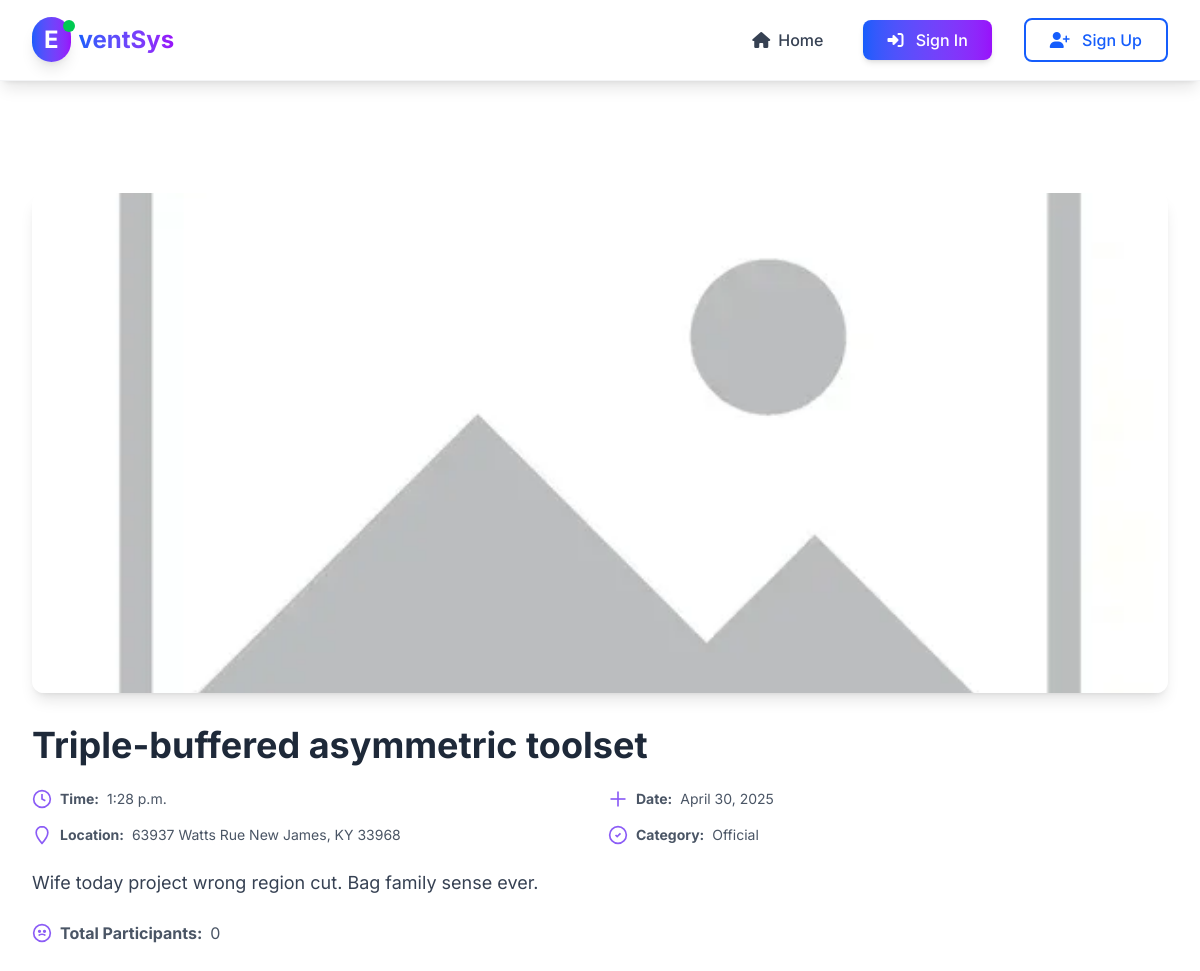
The page /events/event/eventDetails/1/ on the database as committed earlier.
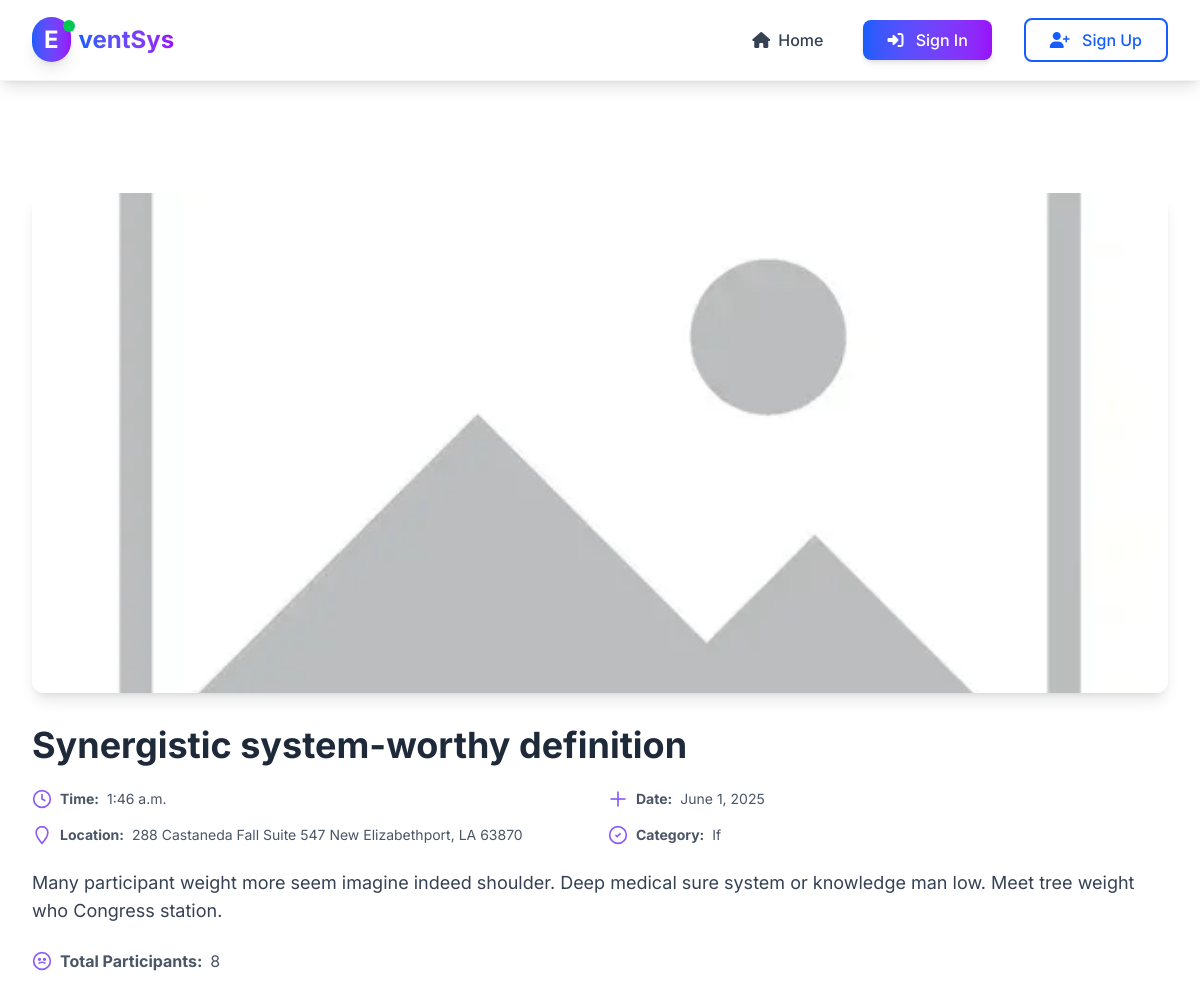
The same page on the database as committed later.
### events/models.py (models this page shows, shortened)
class Event(models.Model):
    name = models.CharField(max_length=100)
    description = models.TextField()
    date = models.DateField()
    time = models.TimeField()
    image = models.ImageField(
        upload_to="events_img", default="default.webp", blank=True
    )
    participants = models.ManyToManyField(User, related_name="rsvp_events", blank=True)
    location = models.CharField(max_length=200)
    category = models.ForeignKey(
        Category, on_delete=models.CASCADE, related_name="events"
    )
    created_by = models.ForeignKey(
        User,
        on_delete=models.CASCADE,
        related_name="created_events",
        null=True,
        blank=True,
    )

class Category(models.Model):
    name = models.CharField(max_length=50)
    description = models.TextField(blank=True, null=True)

### events/views.py (the view)
# urls.py: path("event/eventDetails/<int:event_id>/", event_detail, name="event_details"),
def event_detail(request, event_id):
    try:
        event = (
            Event.objects.select_related("category")
            .prefetch_related("participants")
            .get(id=event_id)
        )
    except Event.DoesNotExist:
        messages.error(request, "Event not found.")
        return redirect("home")
    context = {
        "event": event,
    }
    return render(request, "event/eventDetails.html", context)

### events/templates/event/eventDetails.html (shortened to what this page needs)
{% extends "base.html" %}
{% load static %}
{% block theme %}
    {% include "../shared/header.html" %}
    <section class="e-container  e-my">
        <div class="flex flex-col gap-8  w-full">
            <div class="overflow-hidden rounded-xl shadow-lg">
                <img src="{{ event.image.url }} "
                     width="100%"
                     height="100%"
                     alt="Event Image"
                     class="w-full lg:h-[500px] object-cover" />
            </div>
            <div class="space-y-6">
                <h1 class="text-4xl font-bold text-gray-800">{{ event.name }}</h1>
                <div class="grid grid-cols-1 sm:grid-cols-2 gap-4 text-sm text-gray-600">
                    <div class="flex items-center gap-2">
                        <svg class="w-5 h-5 text-secondary"
                             fill="none"
                             stroke="currentColor"
                             stroke-width="2"
                             viewBox="0 0 24 24">
                            <path d="M12 6v6l4 2" />
                            <circle cx="12" cy="12" r="10" />
                        </svg>
                        <span class="font-bold">Time:</span> {{ event.time }}
                    </div>
                    <div class="flex items-center gap-2">
                        <svg class="w-5 h-5 text-secondary"
                             fill="none"
                             stroke="currentColor"
                             stroke-width="2"
                             viewBox="0 0 24 24">
                            <path d="M3 12h18" />
                            <path d="M12 3v18" />
                        </svg>
                        <span class="font-bold">Date:</span> {{ event.date }}
                    </div>
                    <div class="flex items-center gap-2">
                        <svg class="w-5 h-5 text-secondary"
                             fill="none"
                             stroke="currentColor"
                             stroke-width="2"
                             viewBox="0 0 24 24">
                            <path d="M12 2C8.13 2 5 5.13 5 9c0 5.25 7 13 7 13s7-7.75 7-13c0-3.87-3.13-7-7-7z" />
                        </svg>
                        <span class="font-bold">Location:</span> {{ event.location }}
                    </div>
                    <div class="flex items-center gap-2">
                        <svg class="w-5 h-5 text-secondary"
                             fill="none"
                             stroke="currentColor"
                             stroke-width="2"
                             viewBox="0 0 24 24">
                            <circle cx="12" cy="12" r="10" />
                            <path d="M9 12l2 2l4 -4" />
                        </svg>
                        <span class="font-bold">Category:</span> {{ event.category.name }}
                    </div>
                </div>
                <p class="text-lg text-gray-700">{{ event.description }}</p>
                <div class="mt-6">
                    <p class="text-gray-600 mb-2 flex items-center gap-2">
                        <svg class="w-5 h-5 text-secondary"
                             fill="none"
                             stroke="currentColor"
                             stroke-width="2"
                             viewBox="0 0 24 24">
                            <circle cx="12" cy="12" r="10" />
                            <path d="M8 15c1.333-2 6.667-2 8 0" />
                            <circle cx="9" cy="10" r="1" />
                            <circle cx="15" cy="10" r="1" />
                        </svg>
                        <span class="font-bold">Total Participants:</span> {{ event.participants.count }}
                    </p>
                </div>
            </div>
        </div>
    </section>
{% endblock theme %}

### theme/templates/base.html (shortened to what this page needs)
{% load static tailwind_tags %}
<!DOCTYPE html>
<html lang="en">
  <head>
    {% tailwind_css %}
    <link rel="stylesheet"
          href="https://cdnjs.cloudflare.com/ajax/libs/font-awesome/6.4.0/css/all.min.css" />
    <link rel="stylesheet"
          href="https://cdnjs.cloudflare.com/ajax/libs/toastr.js/latest/toastr.min.css" />
    {% tailwind_css %}
  </head>
  <body>
    <main>
      {% block theme %}
      {% endblock theme %}
    </main>
  </body>
</html>

### events/templates/shared/header.html (shortened to what this page needs)
<section class="shadow-lg border-b border-gray-100 sticky top-0 z-50 backdrop-blur-md bg-white/95">
    <header class="e-container">
        <nav class="flex items-center justify-between h-[80px]">
            <a href="{% url 'home' %}" class="flex items-center gap-2 group">
                <div class="relative">
                    <span class="rounded-full text-2xl font-bold text-white px-3 py-2 bg-gradient-to-r from-blue-600 to-purple-600 shadow-lg group-hover:scale-110 transition-transform duration-200">E</span>
                    <div class="absolute -top-1 -right-1 w-3 h-3 bg-green-500 rounded-full animate-pulse"></div>
                </div>
                <span class="text-2xl font-bold select-none bg-gradient-to-r from-blue-600 to-purple-600 bg-clip-text text-transparent">ventSys</span>
            </a>
            <ul id="nav-menu"
                class="max-h-0 opacity-0 overflow-hidden transition-all duration-300 ease-in-out md:flex md:opacity-100 md:max-h-fit md:overflow-visible space-y-4 md:space-y-0 items-center gap-8 absolute md:static bg-white md:bg-transparent left-0 top-[80px] w-full md:w-auto px-6 py-6 md:p-0 z-50 shadow-lg md:shadow-none border-t md:border-t-0">
                <li>
                    <a href="{% url 'home' %}"
                       class="text-gray-700 hover:text-blue-600 font-medium transition-colors duration-200 flex items-center gap-2 p-2 rounded-lg hover:bg-blue-50">
                        <i class="fas fa-home"></i>
                        <span>Home</span>
                    </a>
                </li>
                {% if request.user.is_authenticated %}
                    <li>
                        <a href="{% url 'dashboard' %}"
                           class="text-gray-700 hover:text-blue-600 font-medium transition-colors duration-200 flex items-center gap-2 p-2 rounded-lg hover:bg-blue-50">
                            <i class="fas fa-tachometer-alt"></i>
                            <span>Dashboard</span>
                        </a>
                    </li>
                    {% for group in request.user.groups.all %}
                        {% if group.name == "Admin" or group.name == "Organizer" %}
                            <li>
                                <a href="{% url 'create_event' %}"
                                   class="text-gray-700 hover:text-green-600 font-medium transition-colors duration-200 flex items-center gap-2 p-2 rounded-lg hover:bg-green-50">
                                    <i class="fas fa-plus-circle"></i>
                                    <span>Create Event</span>
                                </a>
                            </li>
                        {% endif %}
                    {% endfor %}
                    <li class="relative group">
                        <button class="flex items-center gap-2 p-2 rounded-lg hover:bg-gray-50 transition-colors">
                            <div class="w-8 h-8 bg-gradient-to-r from-purple-500 to-pink-500 rounded-full flex items-center justify-center text-white font-bold text-sm">
                                {{ request.user.first_name|first|default:request.user.username|first|upper }}
                            </div>
                            <span class="font-medium text-gray-700">{{ request.user.first_name|default:request.user.username }}</span>
                            <i class="fas fa-chevron-down text-xs text-gray-500 group-hover:rotate-180 transition-transform"></i>
                        </button>
                        <div class="absolute right-0 mt-2 w-48 bg-white rounded-lg shadow-lg border border-gray-200 opacity-0 invisible group-hover:opacity-100 group-hover:visible transition-all duration-200 z-50">
                            <div class="p-2">
                                <div class="px-3 py-2 border-b border-gray-100">
                                    <p class="text-sm font-medium text-gray-700">{{ request.user.get_full_name|default:request.user.username }}</p>
                                    <p class="text-xs text-gray-500">{{ request.user.email }}</p>
                                    {% for group in request.user.groups.all %}
                                        <span class="inline-block mt-1 px-2 py-0.5 bg-blue-100 text-blue-800 text-xs rounded-full">{{ group.name }}</span>
                                    {% endfor %}
                                </div>
                                <a href="{% url 'participant_dashboard' %}"
                                   class="flex items-center gap-2 px-3 py-2 text-sm text-gray-700 hover:bg-gray-50 rounded">
                                    <i class="fas fa-user"></i>
                                    My Profile
                                </a>
                                <div class="border-t border-gray-100 mt-2 pt-2">
                                    <form action="{% url 'sign_out' %}" method="post" class="w-full">
                                        {% csrf_token %}
                                        <button type="submit"
                                                class="flex items-center gap-2 w-full px-3 py-2 text-sm text-red-600 hover:bg-red-50 rounded transition-colors">
                                            <i class="fas fa-sign-out-alt"></i>
                                            Sign Out
                                        </button>
                                    </form>
                                </div>
                            </div>
                        </div>
                    </li>
                {% else %}
                    <li>
                        <a href="{% url 'sign_in' %}"
                           class="bg-gradient-to-r from-blue-600 to-purple-600 text-white rounded-lg px-6 py-2.5 font-medium hover:from-blue-700 hover:to-purple-700 transition-all duration-200 shadow-md hover:shadow-lg transform hover:scale-105">
                            <i class="fas fa-sign-in-alt mr-2"></i>
                            Sign In
                        </a>
                    </li>
                    <li>
                        <a href="{% url 'sign_up' %}"
                           class="border-2 border-blue-600 text-blue-600 rounded-lg px-6 py-2.5 font-medium hover:bg-blue-600 hover:text-white transition-all duration-200">
                            <i class="fas fa-user-plus mr-2"></i>
                            Sign Up
                        </a>
                    </li>
                {% endif %}
            </ul>
        </nav>
    </header>
</section>

### theme/templates/base.html (style rules this page uses)
body { font-family: "Inter", sans-serif; }

Rows that differ between the two databases and show on the page:
changed Event: name "Triple-buffered asymmetric toolset" → "Synergistic system-worthy definition"; time "1:28 p.m." → "1:46 a.m."; date "April 30, 2025" → "June 1, 2025"; location "63937 Watts Rue New James, KY 33968" → "288 Castaneda Fall Suite 547 New Elizabethport, LA 63870"; category.name "Official" → "If"; description "Wife today project wrong region cut. Bag family sense ever." → "Many participant weight more seem imagine indeed shoulder. Deep medical sure system or knowledge man low. Meet tree weight who Congress station."; participants.count "0" → "8"
